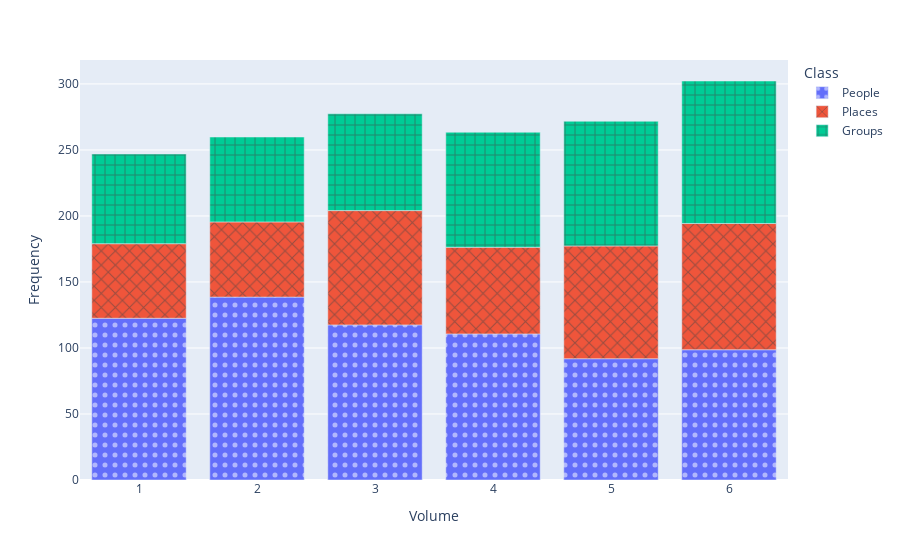

Source (notebook cell):
### Markdown cell above
We now plot the results. What do we learn from this particular visualization?

__Go back and see what you get when you look at the top 10 names, top 50, top 100__

### Code cell
import plotly.express as px
#df = px.data.medals_long()

fig = px.bar(df, x="Volume", y="Frequency", color="Class",
             pattern_shape="Class", pattern_shape_sequence=[".", "x", "+"])
fig.show()

### Figure 1 — Plotly figure (JSON) as saved in the notebook; plotly's stock layout.template omitted (floating-point values rounded to 4 significant figures)
{"data": [{"alignmentgroup": "True", "hovertemplate": "Class=People<br>Volume=%{x}<br>Frequency=%{y}<extra></extra>", "legendgroup": "People", "marker": {"color": "#636efa", "pattern": {"shape": "."}}, "name": "People", "offsetgroup": "People", "orientation": "v", "showlegend": true, "textposition": "auto", "type": "bar", "x": ["1", "2", "3", "4", "5", "6"], "xaxis": "x", "y": [122.5, 138.5, 117.5, 110.6, 91.87, 98.64], "yaxis": "y"}, {"alignmentgroup": "True", "hovertemplate": "Class=Places<br>Volume=%{x}<br>Frequency=%{y}<extra></extra>", "legendgroup": "Places", "marker": {"color": "#EF553B", "pattern": {"shape": "x"}}, "name": "Places", "offsetgroup": "Places", "orientation": "v", "showlegend": true, "textposition": "auto", "type": "bar", "x": ["1", "2", "3", "4", "5", "6"], "xaxis": "x", "y": [56.48, 56.93, 86.57, 65.63, 85.41, 95.67], "yaxis": "y"}, {"alignmentgroup": "True", "hovertemplate": "Class=Groups<br>Volume=%{x}<br>Frequency=%{y}<extra></extra>", "legendgroup": "Groups", "marker": {"color": "#00cc96", "pattern": {"shape": "+"}}, "name": "Groups", "offsetgroup": "Groups", "orientation": "v", "showlegend": true, "textposition": "auto", "type": "bar", "x": ["1", "2", "3", "4", "5", "6"], "xaxis": "x", "y": [67.96, 64.29, 73.35, 87.11, 94.45, 107.9], "yaxis": "y"}], "layout": {"barmode": "relative", "legend": {"title": {"text": "Class"}, "tracegroupgap": 0}, "margin": {"t": 60}, "xaxis": {"anchor": "y", "domain": [0, 1], "title": {"text": "Volume"}}, "yaxis": {"anchor": "x", "domain": [0, 1], "title": {"text": "Frequency"}}}}
